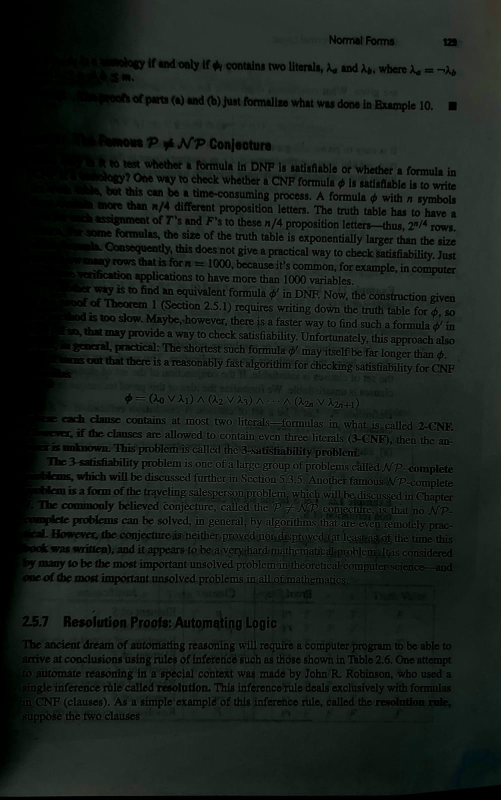
#> input picture image_3.jpeg, 1002 x 1599 px (shown at 1/2 size)
$ python main.py
#> lines starting #> are read from the running program, lines starting #| are printed output that depends on the picture; after the words box and inside, x2 and y2 are one past the last pixel; in counts of white or black regions, pixels touching at a corner belong together
import cv2

image_1= cv2.imread("image_3.jpeg")
#> image_1 is the input picture: shape (1599, 1002, 3); mean B, G, R 27.7, 31.9, 25

image_1= cv2.cvtColor(image_1, cv2.COLOR_BGR2GRAY)
#> image_1: shape (1599, 1002)
image_1= cv2.resize(image_1, (560, 900))
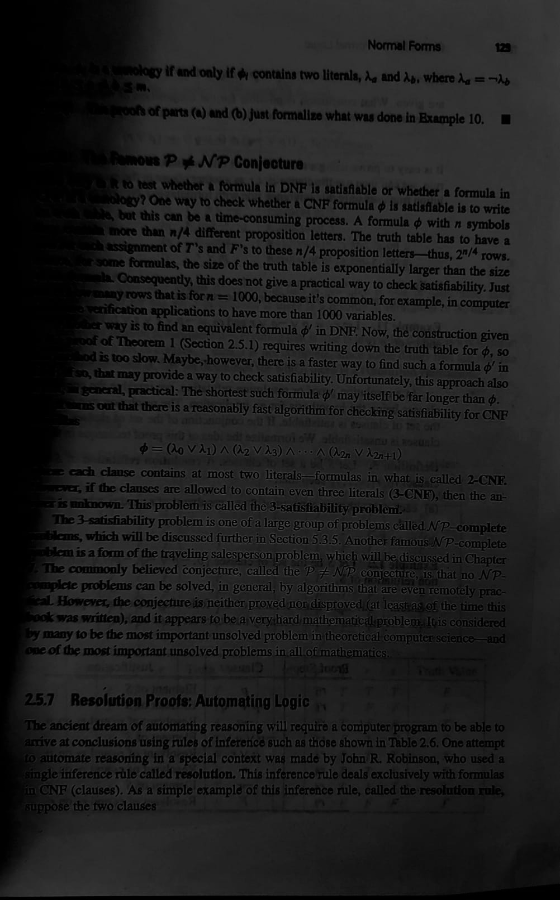
#> image_1: shape (900, 560); min 0, max 102, mean 29.4

_, result= cv2.threshold(image_1, 20, 250, cv2.THRESH_BINARY)
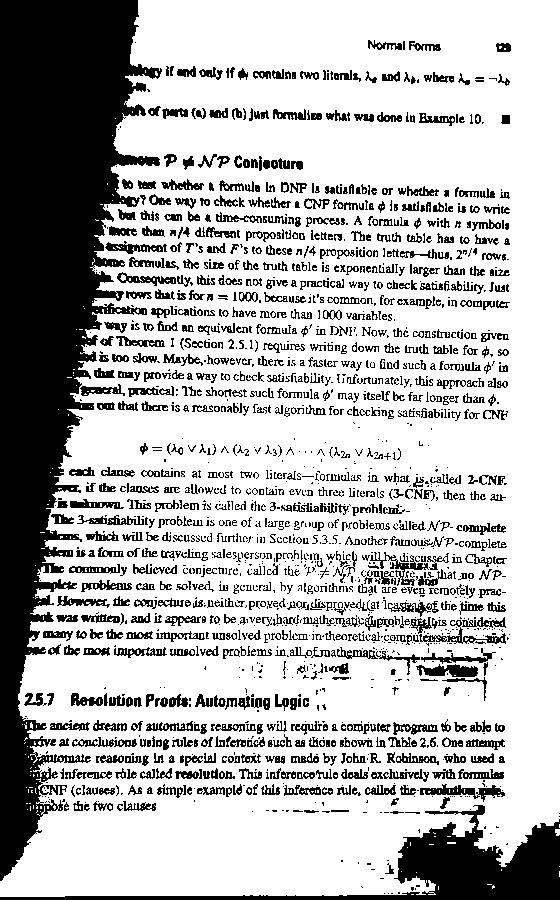
#> result: shape (900, 560); values 0 (black) and 250 (white), 72.4% white; 1834 black regions (927 under 20 px), largest, box (x1, y1, x2, y2) and area: (0, 0, 162, 881) 67398, (0, 805, 560, 900) 11426, (420, 784, 505, 802) 589

adaptive_result= cv2.adaptiveThreshold(image_1, 255, cv2.ADAPTIVE_THRESH_GAUSSIAN_C,
                                        cv2.THRESH_BINARY, 41, 5)
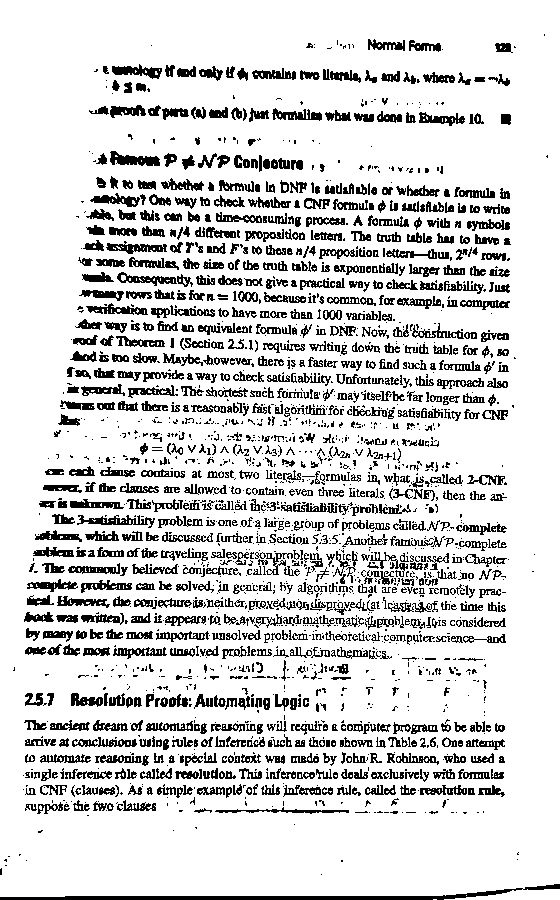
#> adaptive_result: shape (900, 560); 83.9% white; black in thin lines or dots

cv2.imshow("result", result)
cv2.imshow("original", image_1)
cv2.imshow("adaptive", adaptive_result)

cv2.waitKey(0)
